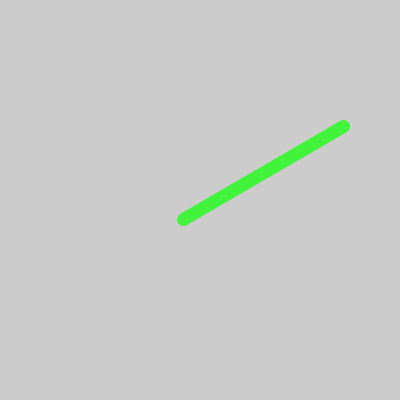
Frame 1 (no input)
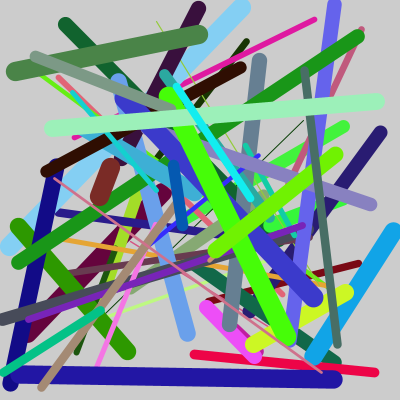
Frame 60 (the mouse pressed at the canvas centre just before this capture)
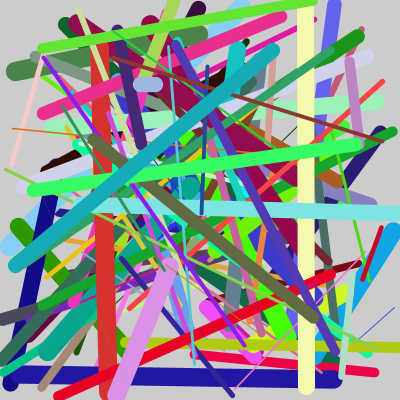
Frame 120 (the mouse held since frame 60 and released just before this capture)

The Processing sketch that drew these frames (run headless with seeded random() and noise(); from frame 60 on, the mouse is pressed at the canvas centre):

// Processing sketch: sketch_7
// ── sketch_7.pde
void setup() {
  size(400, 400);
}
void draw() {
  strokeWeight(random(20));
  stroke(random(256), random(256),random(256));
  line(random(400),random(400),random(400),random(400));
}
